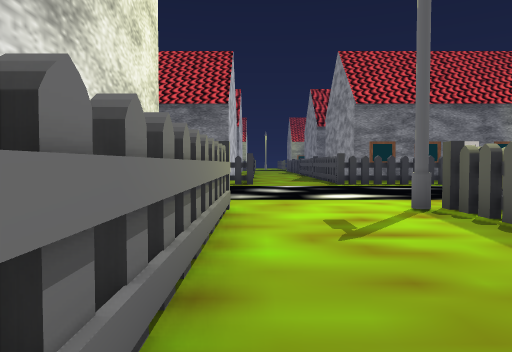
View 1 (above)

24 first-person views from a walk through a scene from a Unity 3-D project. The camera is 1.5 m above the floor, tilts 2° down and sees 70° across. The floor is counted in squares, 1.89 m on a side. Each view is taken from the middle of a square. On the plan, view 1 faces up. The plan holds only what a view shows up to about 12 squares ahead; the rest is blank. The place goes on beyond the plan. The player character is not drawn.

View 2
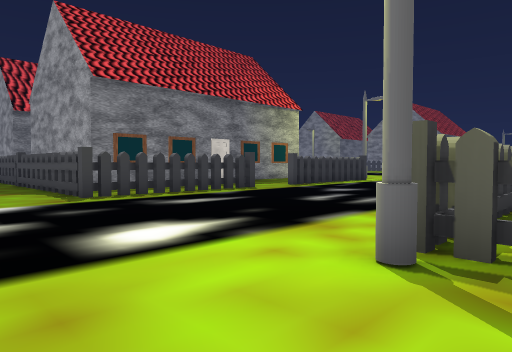

View 3
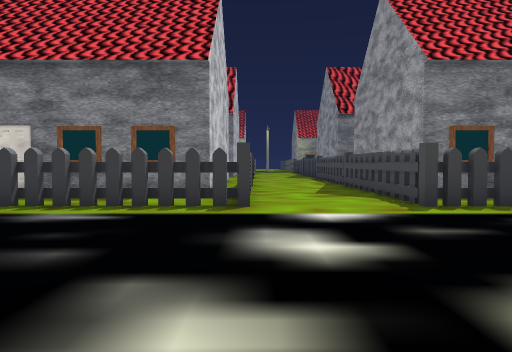

View 4
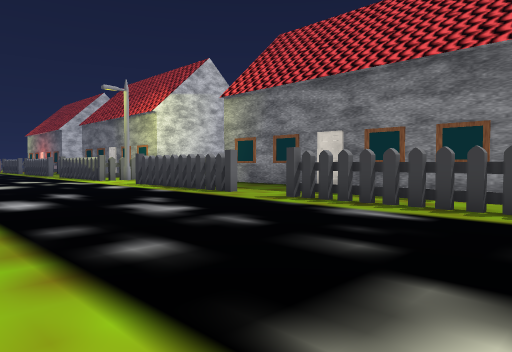

View 5
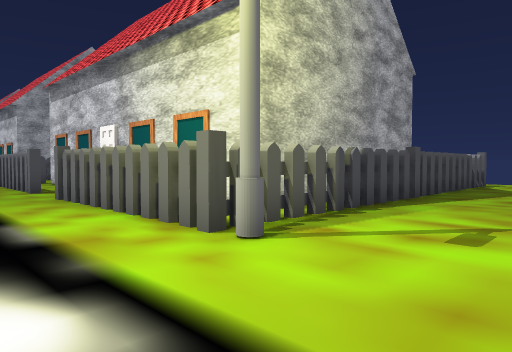

View 6
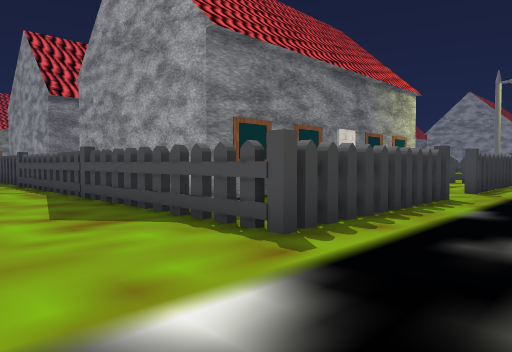

View 7
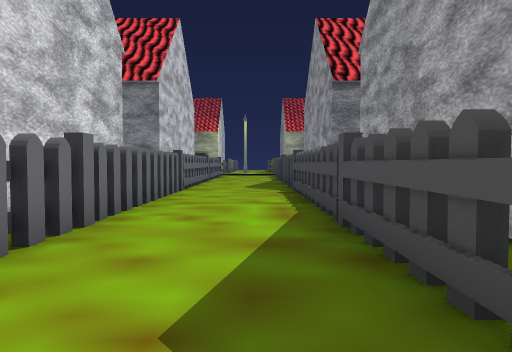

View 8
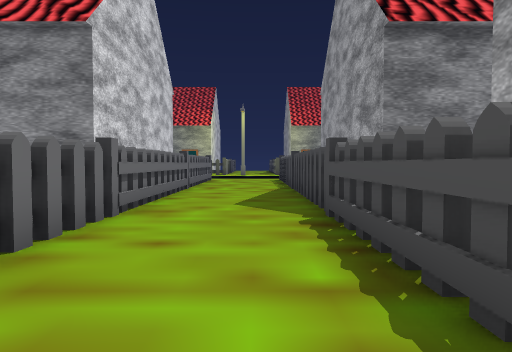

View 9
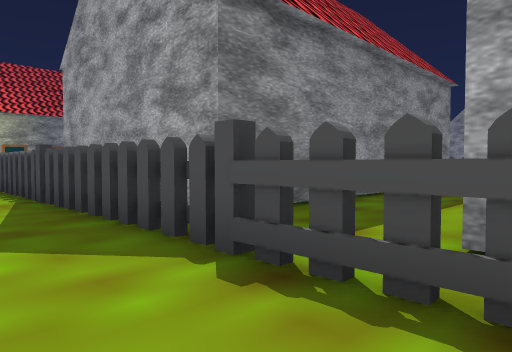

View 10
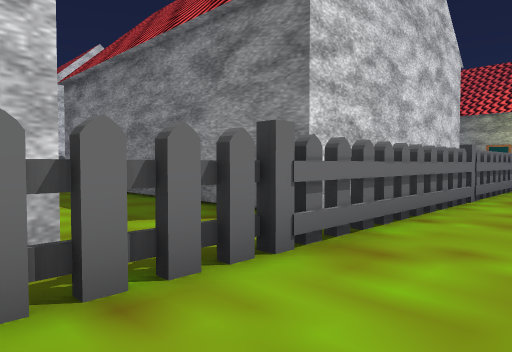

View 11
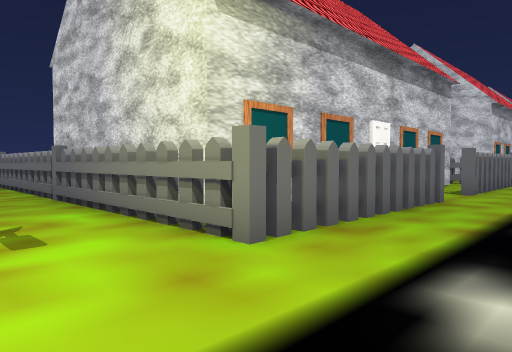

View 12
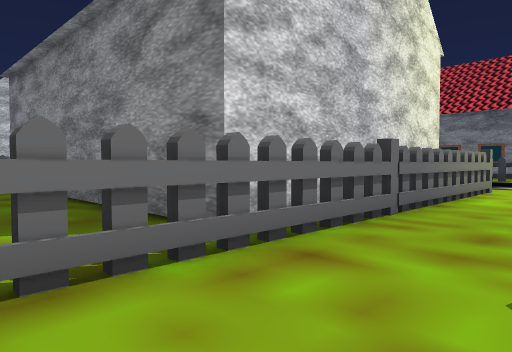

View 13
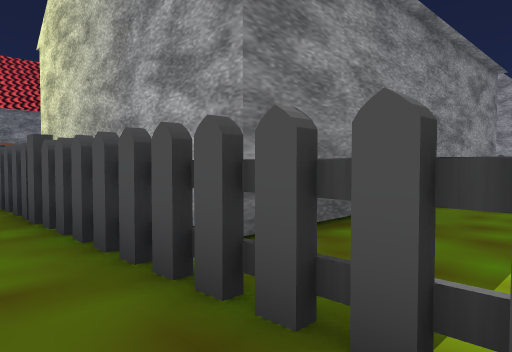

View 14
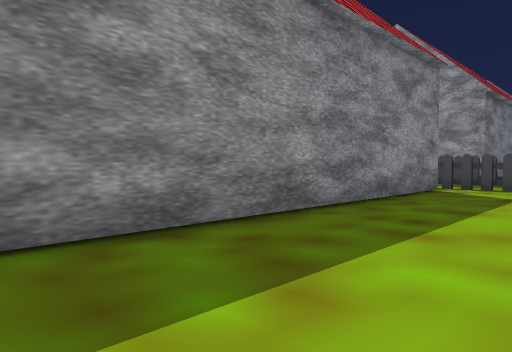

View 15
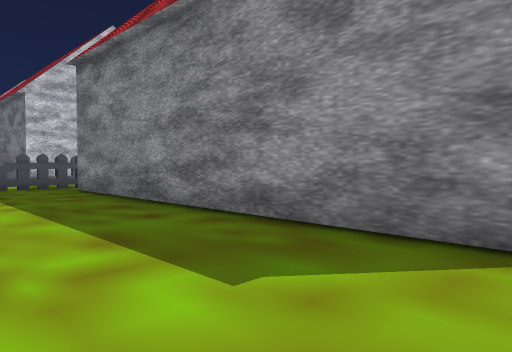

View 16
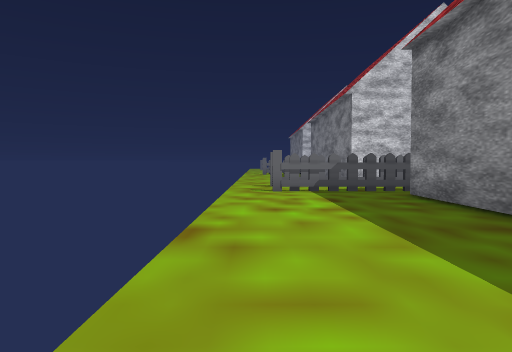

View 17
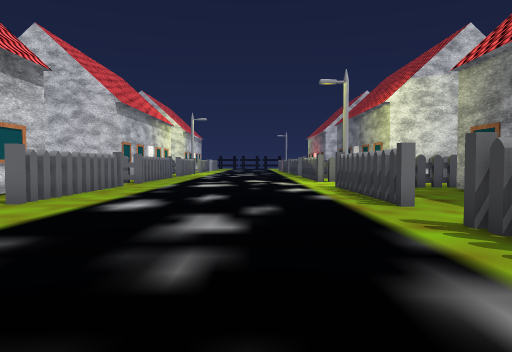

View 18
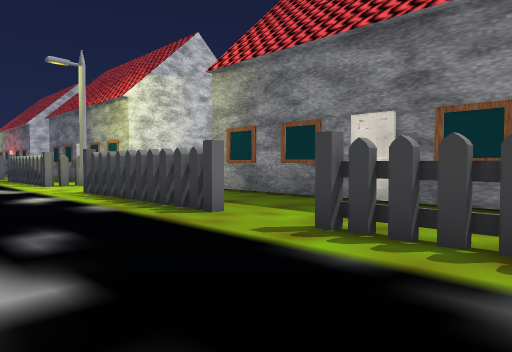

View 19
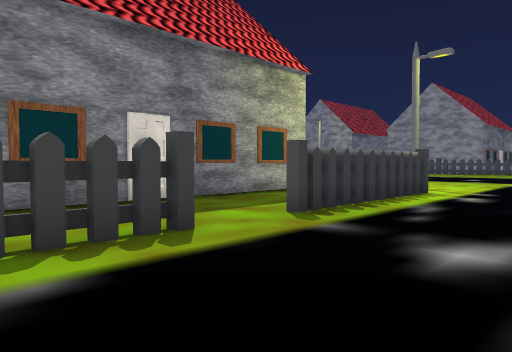

View 20
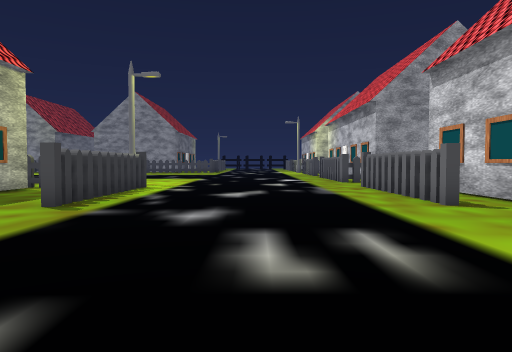

View 21
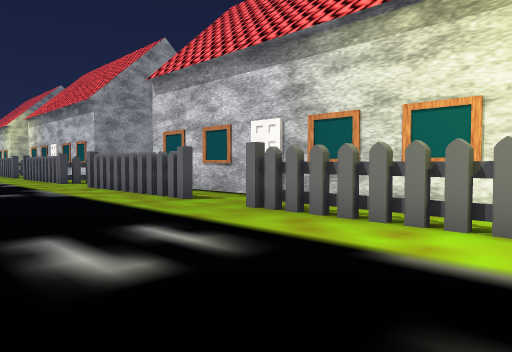

View 22
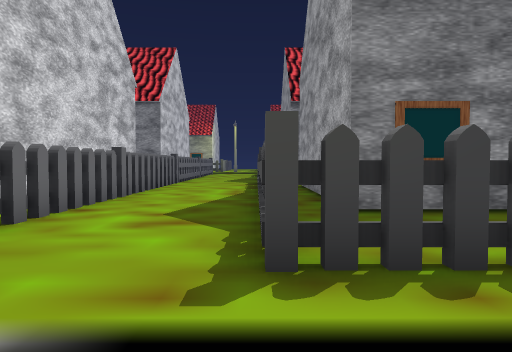

View 23
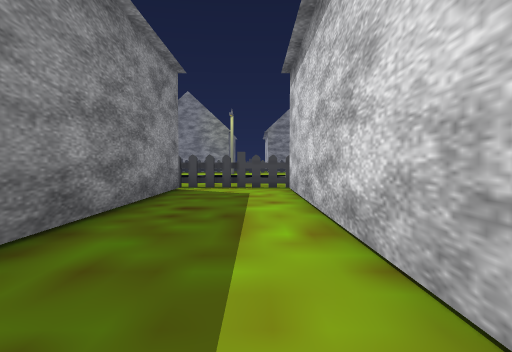

View 24
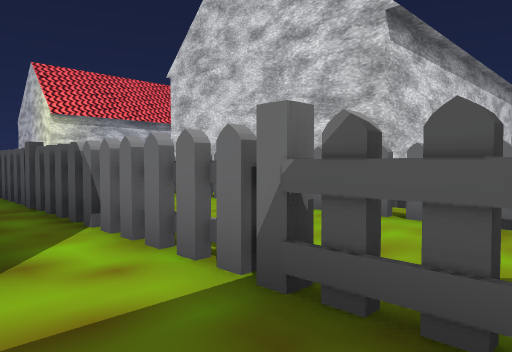

### Floor plan
Key: @ floor where view 1 was taken; # wall or solid block; x gap in a wall; . floor; H house.
Columns run from 13 left of view 1 to 16 right of it. Each row starts with its distance up from view 1.
 32            H x..x H
 31            H x..x H
 30      H     H x..x H     H
 29     HHHH   H x..x H   HHHH
 28   HHHHHHHHHH x..x HHHHHHHHHHH#
 27       ...... x..x............#
 26       .......x..x............#
 25        ......x..x............#
 24     HHHHHHHH.x..x.HHHHHHHHHHH#
 23            H x..x.H
 22            H x..x.H
 21            H x..x.H
 20            H x..x.H
 19   HHHHHHHHHH.x..x.HHHHH  HHH
 18 # HHHHHHHHHH x..x.HHHHHHHHHHH
 17 #.####HH#H#H x..x.H#H#H#####H#
 16 #......      x..x....  .....
 15 # ...........x..x..........
 14 #xxxx#..#xxx##..##xxx#..#xxxx#
 13 ..............................
 12 .....   .............  .......
 11 ..   ...............  ......
 10    ..................... ....
  9   ....................     ..
  8 ..............................
  7 ..............................
  6 ######.######...######..######
  5    ..  HHHHH#...x.....  HHH H
  4   HHHHHHHH  H...x.HHHHHHHHHHH
  3     HHHH    H...x H  HHHHHHHH
  2             H...x H      H
  1             H...x H
  0   H         H@..x H        HH
 -1   HHH       H...x H      HHHH
 -2 #.HHHHHHHHHHH...x HHHHHHHHHHH#
 -3 #...........x...x............#
 -4 #...........x...x............#
 -5 #...........#. .#.........
 -6 ........... .    . ..

Where each view was taken, in squares from view 1:
view 1: 0 up, 0 right, facing up
view 2: 5 up, 0 right, facing up-right
view 3: 7 up, 0 right, facing up
view 4: 7 up, 0 right, facing up-left
view 5: 9 up, 0 right, facing down-right
view 6: 11 up, 0 right, facing up-right
view 7: 15 up, 2 right, facing up
view 8: 20 up, 2 right, facing up
view 9: 23 up, 1 right, facing up-right
view 10: 23 up, 2 right, facing up-left
view 11: 9 up, 2 right, facing down-left
view 12: 5 down, 2 right, facing up-left
view 13: 5 down, 2 right, facing up-right
view 14: 6 down, 4 right, facing up-right
view 15: 6 down, 1 left, facing up-left
view 16: 6 down, 3 left, facing left
view 17: 11 up, 1 left, facing left
view 18: 10 up, 3 left, facing up-left
view 19: 10 up, 6 right, facing up-right
view 20: 10 up, 4 right, facing right
view 21: 11 up, 4 right, facing down-right
view 22: 11 up, 3 right, facing up
view 23: 25 up, 4 right, facing right
view 24: 27 up, 5 right, facing down-left
